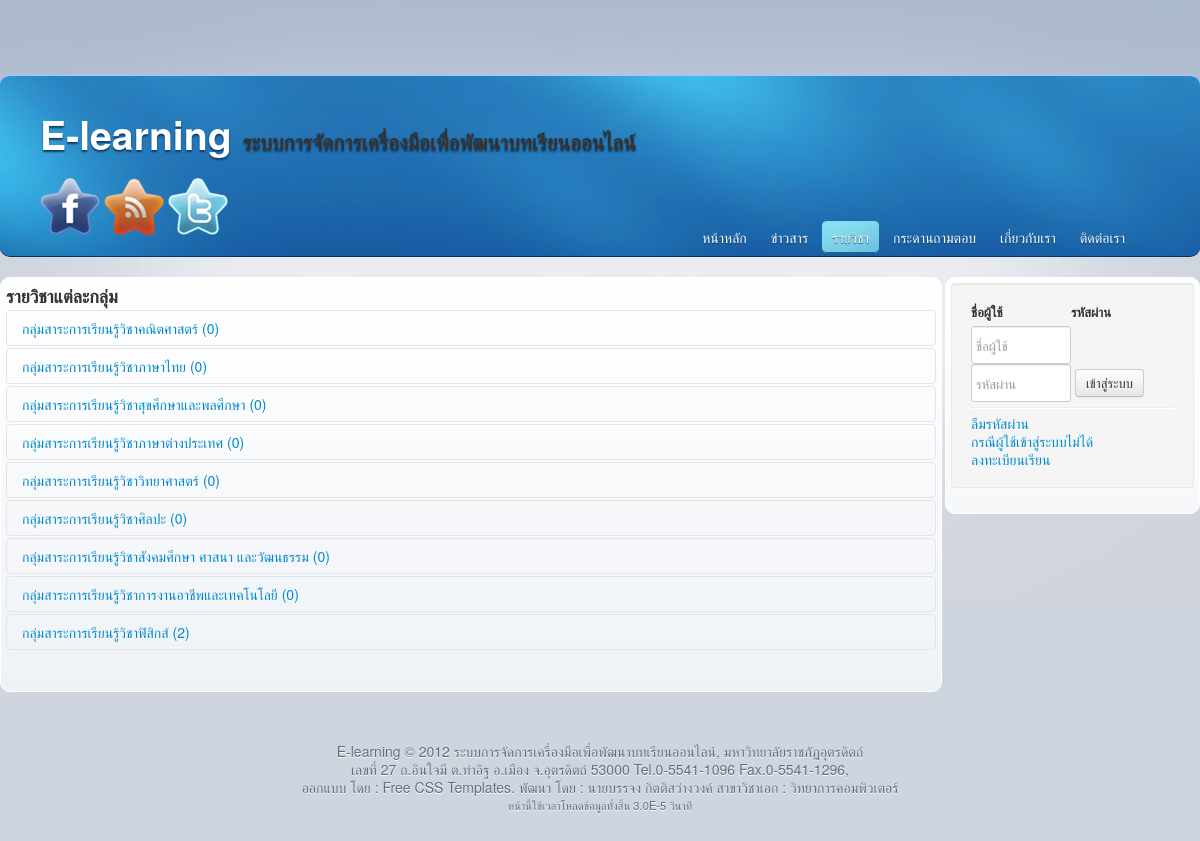
Page /testing/E-MS/index.php?mod=course on the committed database.
### tables this page shows
CREATE TABLE `learning` (
  `id` int(9) NOT NULL COMMENT 'ไอดีข่าว',
  `code` varchar(10) NOT NULL COMMENT 'รหัสกลุ่ม',
  `title` varchar(255) NOT NULL COMMENT 'หัวข้อ',
  `content` text NOT NULL COMMENT 'เนื้อหา',
  `create_time` varchar(11) NOT NULL COMMENT 'วันที่สร้าง',
  `update_time` varchar(11) NOT NULL COMMENT 'วันที่ปรับปรุง',
  `icon` varchar(20) NOT NULL COMMENT 'ไอคอน'
);

### testing/E-MS/includes/function.in.php (called while the page is built, shortened)
<?php
function SelectMemu($mod="index",$name="index"){
	if($mod==$name)
		return 'current_page_item';
}
?>

### testing/E-MS/includes/mysql.inc.php (called while the page is built, shortened)
<?php
function QueryDB($sql=""){
	if ($res = mysql_query($sql)){
       return $res;
    }else{
       return false;
    }
}
function FetchDB($sql=""){
    if ($res = @mysql_fetch_assoc($sql)){
        return $res;
    }else{
        return false;
    }
}
function countAll($tb="",$field="",$wh="",$grp,$db=true){
	if(empty($tb)):
		return false;
	else:
		$field = empty($field)?'id':$field;
		$wh = empty($wh)?'':'WHERE '.$wh;
		$grp = empty($grp)?'':'GROUP BY '.$grp;
		$sql = "SELECT count({$field}) As counts FROM {$tb} {$wh} {$grp}";
		$query = QueryDB($sql);
		$rs = FetchDB($query);
		return $rs['counts'];
	endif;
}
?>

### testing/E-MS/modules/course/index.php (the view, shortened to what this page needs)
<h3>รายวิชาแต่ละกลุ่ม</h3>
<div class="accordion" id="accordion">
<?php
$sql = "SELECT id,title FROM ".LEAR."";
$query = QueryDB($sql);
$i = 1;
while($rs = FetchDB($query)):
?>
<div class="accordion-group">
              <div class="accordion-heading">
                <a class="accordion-toggle" data-toggle="collapse" data-parent="#accordion" href="#collapse_<?php echo $i;?>">
                  <?php echo $rs['title'];?>&nbsp;(<?php echo countAll(MAJOR,'lid',"lid='{$rs['id']}'",false,false);?>)
                </a>
              </div>
            </div>
<?php
	$i++;
endwhile;
?>
</div>

### testing/E-MS/index.php (shortened to what this page needs)
<?php
$time_start = microtime(true);
require_once("mainfile.php");
?>
<!DOCTYPE html PUBLIC "-//W3C//DTD XHTML 1.0 Strict//EN" "http://www.w3.org/TR/xhtml1/DTD/xhtml1-strict.dtd">
<html xmlns="http://www.w3.org/1999/xhtml">
<head>
<link rel="stylesheet" type="text/css" href="css/style.css" />
<link rel="stylesheet" type="text/css" href="bootstrap/css/bootstrap.min.css" />
<link rel="stylesheet" type="text/css" href="bootstrap/css/bootstrap-responsive.min.css" />
<link rel="stylesheet" type="text/css" href="css/prettify.css" />
</head>
<body data-spy="scroll" data-target=".subnav" data-offset="50" data-twttr-rendered="true">
<div id="wrapper">
	<div id="header">
		<div id="logo">
			<h1 style="width:950px;"><a href="index.php">E-learning </a><span style="font-size:21px;"><?php echo SYS_NAME;?></span></h1>
			<a href="http://www.fb.com/"><img src="images/facebook.png"></a>
			<a href="#"><img src="images/rss.png"></a>
			<a href="https://twitter.com/"><img src="images/twitter.png"></a>
		</div>
		<div id="menu">
			<?php
				$menu = isset($_GET['mod'])? $_GET['mod']:'index';
			?>
			<ul>
				<li class="first <?php echo SelectMemu($menu,'index');?>"><a href="index.php">หน้าหลัก</a></li>
				<li class="<?php echo SelectMemu($menu,'news');?>"><a href="index.php?mod=news">ข่าวสาร</a></li>
				<li class="<?php echo SelectMemu($menu,'course');?>"><a href="index.php?mod=course">รายวิชา</a></li>
				<li class="<?php echo SelectMemu($menu,'board');?>"><a href="index.php?mod=webboard">กระดานถามตอบ</a></li>
				<li class="<?php echo SelectMemu($menu,'about');?>"><a href="index.php?mod=about">เกี่ยวกับเรา</a></li>
				<li class="last <?php echo SelectMemu($menu,'contact');?>"><a href="index.php?mod=contact">ติดต่อเรา</a></li>
			</ul>
			<br class="clearfix" />
		</div>
	</div>
	<div id="page">
		<div id="content">
		<?php
			include("".$MODPATHFILE."");
		?>
			<br class="clearfix" />
		</div>
		<div id="sidebar">
			<?php
				if(empty($_SESSION['_ip'])):
					include("modules/login/index.php");
				else:
					include("modules/{$MOD[$_SESSION['_level']]}/menu.php");
				endif;
			?>
		</div>
		<br class="clearfix" />
	</div>
</div>
<div id="footer">
	E-learning &copy; 2012 <?php echo SYS_NAME;?>, <a href="http://www.uru.ac.th/">มหาวิทยาลัยราชภัฏอุตรดิตถ์</a> <br/> เลขที่ 27 ถ.อินใจมี ต.ท่าอิฐ อ.เมือง
จ.อุตรดิตถ์ 53000 Tel.0-5541-1096 Fax.0-5541-1296,<br/>ออกแบบ โดย : <a href="http://www.freecsstemplates.org/">Free CSS Templates</a>. พัฒนา โดย : <a href="mail://saciw@hotmail.com">นายบรรจง  กิตติสว่างวงค์</a> สาขาวิชาเอก : <a href="http://sci.uru.ac.th/program/comsci_it/index.php">วิทยาการคอมพิวเตอร์</a>
<?php
$time_end = microtime(true);
$time = $time_end - $time_start;
$time = round($time,5);
?>
<div class="no_print" style="font-size: 80%;">หน้านี้ใช้เวลาโหลดข้อมูลทั้งสิ้น&nbsp;<?php echo $time;?>&nbsp;วินาที</div>
</div>
</body>
</html>

### testing/E-MS/modules/login/index.php (shortened to what this page needs)
<?php
if (isset($_POST['login']) AND ($_POST['login']===(md5('login')))):
	ConnectDB();
	$password=PassEnCode($_POST['password']);
	$sql="SELECT id,fname,lname,level,icon FROM ".USER." WHERE username='".$_POST['username']."' AND password='".$password."' AND login='F'";
	$dbquery = QueryDB($sql);
	$num_rows = RowsDB($dbquery);
	if ($num_rows===1):
		$rs = FetchDB($dbquery);
		$_SESSION['_ip'] = session_id();
		$_SESSION['_id'] = $rs['id'];
		$_SESSION['_fname'] = $rs['fname'];
		$_SESSION['_lname'] = $rs['lname'];
		$_SESSION['_username'] = $_POST['username'];
		$_SESSION['_level'] = $rs['level'];
		$_SESSION['_icon'] = $rs['icon'];
		$sql = array(
			"uid"=>$rs['id'],
			"atime"=>TIMES,
			"event"=>'LI',
			"ipaddr"=>IPADDRESS,
		);
		if(InsertDB(LOGS,$sql));
		$sql="UPDATE ".USER." SET login='O' WHERE id='{$rs['id']}' LIMIT 1";
		$dbquery = QueryDB($sql);
		echo "
		<div class=\"alert alert-success\">
			<strong>ยินดีต้อนรับ&nbsp;!</strong>คุณ&nbsp;{$rs['fname']}
		</div>
		<meta http-equiv=\"refresh\" content=\"3.5;URL=index.php?mod={$MOD[$rs['level']]}\">";
	else:
		echo "
		<div class=\"alert alert-error\">
			<strong>ข้อผิดพลาด&nbsp;?</strong>กรุณาตรวจสอบข้อมูลอีกครั้ง.
		</div>
		<meta http-equiv=\"refresh\" content=\"3.5;URL=index.php\">";
	endif;
else:
?>
<form name="login" class="well form-inline" method="POST" action="index.php" onSubmit="return formCheckLogin()">
	<div>
		<label class="span1" style="margin:0;">ชื่อผู้ใช้</label><label class="span1">รหัสผ่าน</label>
	</div>
	<input type="text" name="username" class="input-small" placeholder="ชื่อผู้ใช้">
	<input type="password" name="password" class="input-small" placeholder="รหัสผ่าน">
	<button type="submit" class="btn">เข้าสู่ระบบ</button>
	<input type="hidden" name="login" value="<?php echo md5('login');?>"><hr style="margin:5px 0;"/>
	<a href="index.php?mod=login&name=forgetpass">ลืมรหัสผ่าน</a><br/>
	<a href="index.php?mod=login&name=clear">กรณีผู้ใช้เข้าสู่ระบบไม่ได้</a><br/>
	<a href="index.php?mod=login&name=register">ลงทะเบียนเรียน</a><br/>
</form>
<?php
endif;
?>

### testing/E-MS/css/style.css (style rules this page uses)
* { margin: 0; padding: 0; }
a { color: #1D68AB; text-decoration: underline; }
html { background: #CFD5DE url(../images/img01.jpg) top left repeat-x; }
body { background: url(../images/img02.jpg) top center no-repeat; line-height: 1.75em; color: #6B7C93; }
#content { float: left; padding: 5px; width: 930px; background: #EAEEF2 url(../images/img05.jpg) top left repeat-x; border-radius: 10px; border: solid 1px #FFFFFF; text-shadow: 0 1px 0 #FFFFFF; word-wrap: break-word; break-word: break-all; }
#footer { margin: 50px 0 120px 0; text-align: center; color: #626E7F; text-shadow: 0 1px 0 #FFFFFF; }
#footer a { color: #626E7F; }
#header { background: #2C84AF url(../images/img03.jpg) top left no-repeat; color: #FFFFFF; height: 140px; position: relative; padding: 20px; border-radius: 10px; border-top: solid 1px #96D0F7; border-bottom: solid 1px #0C3459; }
#logo { top: 40px; width: 220px; height: 140px; position: absolute; left: 40px; line-height: 140px; }
#logo a { text-decoration: none; color: #FFFFFF; }
#logo h1,.h1 { font-size: 2.8em; text-shadow: 0 2px 2px #0E3E68; }
#menu { height: 62px; right: 40px; line-height: 62px; top: 130px; position: absolute; }
#menu a { text-decoration: none; color: #FFFFFF; }
#menu ul { padding: 0 25px 0 25px; list-style: none; }
#menu ul li { padding: 5px 10px 5px 10px; display: inline; text-shadow: 0 1px 1px #0E3E68; }
#menu ul li.current_page_item { background: #56AFD8 url(../images/img04.jpg) top left no-repeat; border-top: solid 1px #82D9ED; border-bottom: solid 1px #24627C; border-radius: 5px; }
#page { position: relative; margin: 20px 0 20px 0; padding: 0; width: 1200px; }
#sidebar { background: #EAEEF2 url(../images/img05.jpg) top left repeat-x; width: 243px; margin: 0 0 0 945px; padding: 5px; border-radius: 10px; border: solid 1px #FFFFFF; text-shadow: 0 1px 0 #FFFFFF; }
#wrapper { position: relative; margin: 0 auto 0 auto; padding: 75px 0 0 0; width: 1200px; }
input { height:28px; }

### rows in the picture
learning: title "กลุ่มสาระการเรียนรู้วิชาคณิตศาสตร์", id "0"
learning: title "กลุ่มสาระการเรียนรู้วิชาภาษาไทย", id "0"
learning: title "กลุ่มสาระการเรียนรู้วิชาสุขศึกษาและพลศึกษา", id "0"
learning: title "กลุ่มสาระการเรียนรู้วิชาภาษาต่างประเทศ", id "0"
learning: title "กลุ่มสาระการเรียนรู้วิชาวิทยาศาสตร์", id "0"
learning: title "กลุ่มสาระการเรียนรู้วิชาศิลปะ", id "0"
learning: title "กลุ่มสาระการเรียนรู้วิชาสังคมศึกษา ศาสนา และวัฒนธรรม", id "0"
learning: title "กลุ่มสาระการเรียนรู้วิชาการงานอาชีพและเทคโนโลยี", id "0"
learning: title "กลุ่มสาระการเรียนรู้วิชาฟิสิกส์", id "2"

### other values in the picture
SYS_NAME "ระบบการจัดการเครื่องมือเพื่อพัฒนาบทเรียนออนไลน์"
$time "3.0E-5"
